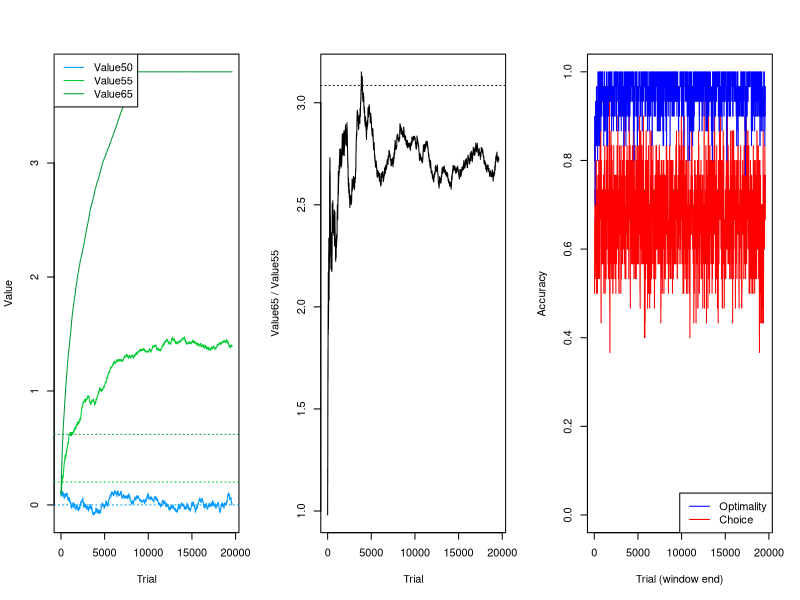
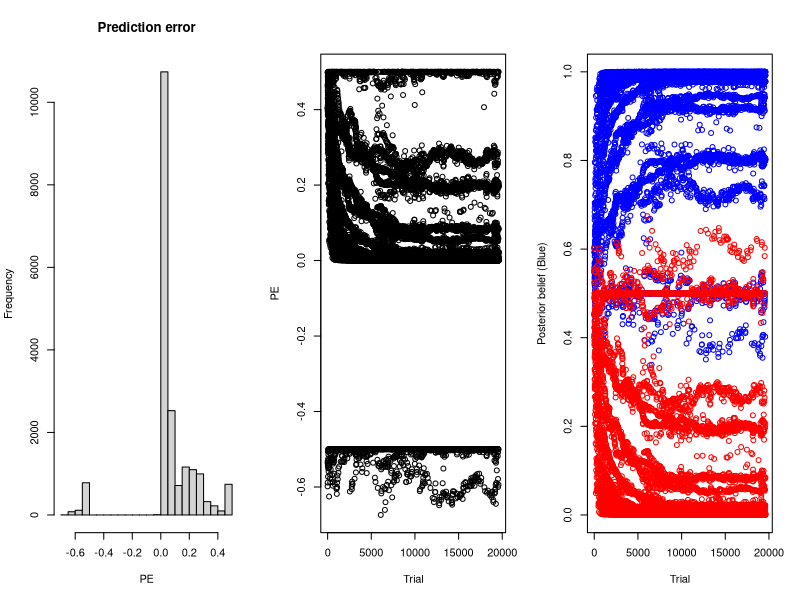
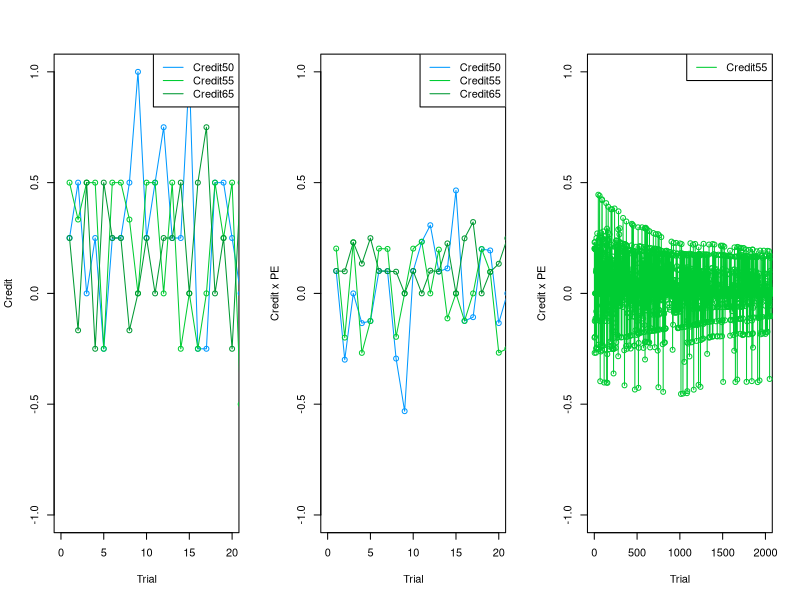

These figures' R source, in order:
## ============================================================
## Simulation to verify the learning model
## ============================================================

set.seed(1)


## ============================================================
## Settings
## ============================================================

params <- list(
  delta      = 0.02,             # learning rate
  theta      = 10,                # inverse temperature of the choice rule
  lambda     = 0,                # recency weighting of samples (0 = equal weights)
  n_trial    = 19600,            # default 9600
  n_info     = 6,                # samples per trial
  levels     = c(50, 55, 65),    # sample reliability (% of samples matching the stimulus)
  init_value = 0.1,              # starting value for every level
  
  # What the choice is compared against to give reward:
  #   "optimal"      - the ideal observer's answer
  #   "correct"      - the true stimulus
  #   "optimal_prob" - to be implemented
  feedback_target = "optimal",
  
  # What the prediction error subtracts from the reward:
  #   "posterior_belief" - posterior belief in the chosen colour
  #   "choice_prob" - final probability of choosing the chosen colour
  #   "policy" - belief averaged over the choice policy:
  #              belief_blue * choice_prob_blue + (1 - belief_blue) * (1 - choice_prob_blue)
  expectation_source = "policy",
  value_bound = 3.8
)

# Plot colours per level. Levels without an entry get an automatic colour.
level_colors <- c("50" = "#0099FF", "55" = "#00CC33", "65" = "#009933")


## ============================================================
## Trial generation
## ============================================================

# Returns the stimuli for all trials at once:
#   stimulus  - true colour per trial
#   color_mat - n_trial x n_info matrix of sample colours
#   level_mat - n_trial x n_info matrix of sample levels
#   optimal   - ideal observer's answer (ties broken at random)
generate_trials <- function(n_trial, n_info, levels) {
  
  stimulus    <- sample(c("Red", "Blue"), n_trial, replace = TRUE)
  false_color <- ifelse(stimulus == "Red", "Blue", "Red")
  
  level_mat <- matrix(sample(levels, n_trial * n_info, replace = TRUE), nrow = n_trial)
  
  # Each sample shows the true colour with probability level / 100
  matches   <- matrix(runif(n_trial * n_info), nrow = n_trial) < level_mat / 100
  color_mat <- ifelse(matches, stimulus, false_color)
  
  # Ideal observer: sum of signed log-odds (positive favours Blue)
  sign_blue  <- ifelse(color_mat == "Blue", 1, -1)
  ideal_diff <- rowSums(sign_blue * qlogis(level_mat / 100))
  
  is_tie  <- abs(ideal_diff) < 1e-10   # tolerance avoids floating-point false non-ties
  optimal <- ifelse(ideal_diff > 0, "Blue", "Red")
  optimal[is_tie] <- sample(c("Blue", "Red"), sum(is_tie), replace = TRUE)
  
  list(
    stimulus  = stimulus,
    color_mat = color_mat,
    level_mat = level_mat,
    optimal   = optimal
  )
}


## ============================================================
## Learning model
## ============================================================

simulate_learning <- function(params, trials) {
  
  ## --- Check settings ---------------------------------------
  
  if (ncol(trials$color_mat) != params$n_info) {
    stop("trials were generated with a different n_info than params$n_info")
  }
  
  if (params$feedback_target == "optimal_prob") {
    stop("feedback_target = 'optimal_prob' is to be implemented")
  }
  if (!is.numeric(params$value_bound) || length(params$value_bound) != 1 ||
      !isTRUE(params$value_bound > 0)) {
    stop("value_bound must be a single positive number (use Inf for no bound)")
  }
  
  target <- switch(params$feedback_target,
                   optimal = trials$optimal,
                   correct = trials$stimulus,
                   stop("Unknown feedback_target: ", params$feedback_target)
  )
  
  if (!params$expectation_source %in% c("posterior_belief", "choice_prob", "policy")) {
    stop("Unknown expectation_source: ", params$expectation_source)
  }
  
  ## --- Setup ------------------------------------------------
  
  n_trial     <- length(trials$stimulus)
  level_names <- as.character(params$levels)
  
  # One value per level, labelled by level
  V <- setNames(rep(params$init_value, length(level_names)), level_names)
  
  # Keep values within the bound
  clip_values <- function(x) pmin(pmax(x, -params$value_bound), params$value_bound)
  V <- clip_values(V)
  
  # Weight of each sample position (the last sample has weight 1)
  discount <- exp(params$lambda * (seq_len(params$n_info) - params$n_info))
  
  # Preallocated outputs
  value_hist  <- matrix(NA_real_, n_trial, length(level_names),
                        dimnames = list(NULL, level_names))
  credit_hist <- value_hist
  
  choice                <- character(n_trial)
  reward                <- numeric(n_trial)
  expected_reward       <- numeric(n_trial)
  pe                    <- numeric(n_trial)
  blue_evidence         <- numeric(n_trial)
  red_evidence          <- numeric(n_trial)
  posterior_belief_blue <- numeric(n_trial)
  choice_prob_blue      <- numeric(n_trial)
  
  ## --- Trial loop -------------------------------------------
  
  for (t in seq_len(n_trial)) {
    
    value_hist[t, ] <- V
    
    sample_levels <- as.character(trials$level_mat[t, ])
    sample_colors <- trials$color_mat[t, ]
    
    ## Evidence accumulation
    weighted_values  <- discount * V[sample_levels]
    blue_evidence[t] <- sum(weighted_values[sample_colors == "Blue"])
    red_evidence[t]  <- sum(weighted_values[sample_colors == "Red"])
    evidence_diff    <- blue_evidence[t] - red_evidence[t]
    
    ## Belief and choice
    # posterior_belief_blue is not affected by theta; choice_prob_blue is
    posterior_belief_blue[t] <- plogis(evidence_diff)
    choice_prob_blue[t]      <- plogis(params$theta * evidence_diff)
    
    choice[t] <- if (runif(1) < choice_prob_blue[t]) "Blue" else "Red"
    
    ## Reward
    reward[t] <- as.numeric(choice[t] == target[t])
    
    ## Prediction error
    b <- posterior_belief_blue[t]
    c_prob <- choice_prob_blue[t]
    
    expected_reward[t] <- switch(params$expectation_source,
                                 posterior_belief = if (choice[t] == "Blue") b else 1 - b,
                                 choice_prob = if (choice[t] == "Blue") c_prob else 1 - c_prob,
                                 policy = b * c_prob + (1 - b) * (1 - c_prob)
    )
    
    pe[t] <- reward[t] - expected_reward[t]
    
    ## Credit assignment
    # +1 for each sample agreeing with the choice, -1 otherwise, summed per level
    contribution <- ifelse(sample_colors == choice[t], 1, -1)
    credit <- vapply(level_names,
                     function(l) sum(contribution[sample_levels == l]),
                     numeric(1))
    
    total_credit <- sum(abs(credit))
    if (total_credit > 0) credit <- credit / total_credit
    
    credit_hist[t, ] <- credit
    
    ## Value update
    # V <- V + params$delta * credit * pe[t]
    V <- clip_values(V + params$delta * credit * pe[t])
  }
  
  ## --- Assemble output (wide format) ------------------------
  
  n_info <- params$n_info
  
  out <- data.frame(
    Trial    = seq_len(n_trial),
    Stimulus = trials$stimulus,
    setNames(as.data.frame(trials$color_mat), paste0("Color", seq_len(n_info))),
    setNames(as.data.frame(trials$level_mat), paste0("Prob",  seq_len(n_info))),
    Optimal  = trials$optimal,
    setNames(as.data.frame(value_hist), paste0("Value", level_names)),
    Choice              = choice,
    Reward              = reward,
    ExpectedReward      = expected_reward,
    PE                  = pe,
    BlueEvidence        = blue_evidence,
    RedEvidence         = red_evidence,
    PosteriorBeliefBlue = posterior_belief_blue,
    ChoiceProbBlue      = choice_prob_blue,
    setNames(as.data.frame(credit_hist), paste0("Credit", level_names)),
    OptimalAccuracy     = as.numeric(choice == trials$optimal),
    ChoiceAccuracy      = as.numeric(choice == trials$stimulus),
    stringsAsFactors    = FALSE
  )
  
  out
}


## ============================================================
## Plotting helpers
## ============================================================

get_level_colors <- function(level_names) {
  cols <- unname(level_colors[level_names])
  missing <- is.na(cols)
  if (any(missing)) cols[missing] <- hcl.colors(sum(missing), "Dark 3")
  setNames(cols, level_names)
}

# Trailing rolling mean: value at t is the mean of x[(t - window + 1):t]
roll_mean <- function(x, window) {
  as.numeric(stats::filter(x, rep(1 / window, window), sides = 1))
}

# Learned values per level, with the ideal log-odds as dotted lines
plot_values <- function(df, levels) {
  level_names <- as.character(levels)
  cols    <- get_level_colors(level_names)
  targets <- qlogis(levels / 100)
  value_cols <- paste0("Value", level_names)
  
  y_range <- range(unlist(df[value_cols]), targets, na.rm = TRUE)
  
  plot(NA, xlim = range(df$Trial), ylim = y_range, xlab = "Trial", ylab = "Value")
  for (i in seq_along(level_names)) {
    lines(df$Trial, df[[value_cols[i]]], col = cols[i])
    abline(h = targets[i], col = cols[i], lty = 3)
  }
  legend("topleft", legend = value_cols, col = cols, lty = 1)
}

# Ratio of two learned values against the ideal log-odds ratio
plot_value_ratio <- function(df, numerator, denominator) {
  ratio  <- df[[paste0("Value", numerator)]] / df[[paste0("Value", denominator)]]
  target <- qlogis(numerator / 100) / qlogis(denominator / 100)
  
  plot(df$Trial, ratio, type = "l", ylim = range(ratio, target, na.rm = TRUE),
       xlab = "Trial", ylab = paste0("Value", numerator, " / Value", denominator))
  abline(h = target, lty = 3)
}

# Rolling accuracy against the optimal answer and against the true stimulus
plot_accuracy <- function(df, window = 30) {
  plot(df$Trial, roll_mean(df$ChoiceAccuracy, window), type = "l", col = "red",
       ylim = c(0, 1), xlab = "Trial (window end)", ylab = "Accuracy")
  lines(df$Trial, roll_mean(df$OptimalAccuracy, window), col = "blue")
  legend("bottomright", legend = c("Optimality", "Choice"),
         col = c("blue", "red"), lty = 1)
}

# Posterior belief in Blue, coloured by the optimal answer
plot_belief_by_optimal <- function(df) {
  is_blue <- df$Optimal == "Blue"
  plot(df$Trial[is_blue], df$PosteriorBeliefBlue[is_blue], col = "blue",
       ylim = c(0, 1), xlab = "Trial", ylab = "Posterior belief (Blue)")
  points(df$Trial[!is_blue], df$PosteriorBeliefBlue[!is_blue], col = "red")
}

# Credit per level over trials; optionally multiplied by the PE
plot_credit <- function(df, levels, xlim, weight_by_pe = FALSE) {
  level_names <- as.character(levels)
  cols <- get_level_colors(level_names)
  weight <- if (weight_by_pe) df$PE else 1
  
  plot(NA, xlim = xlim, ylim = c(-1, 1), xlab = "Trial",
       ylab = if (weight_by_pe) "Credit x PE" else "Credit")
  for (i in seq_along(level_names)) {
    y <- df[[paste0("Credit", level_names[i])]] * weight
    lines(df$Trial, y, type = "o", col = cols[i])
  }
  legend("topright", legend = paste0("Credit", level_names), col = cols, lty = 1)
}


## ============================================================
## Run
## ============================================================

trials <- generate_trials(params$n_trial, params$n_info, params$levels)
sim_df <- simulate_learning(params, trials)

# Final values
final_values <- unlist(sim_df[nrow(sim_df), paste0("Value", params$levels)])
print(final_values)

# Learned vs ideal ratio for the two highest levels
top_two <- sort(params$levels, decreasing = TRUE)[1:2]
print(c(
  ideal   = qlogis(top_two[1] / 100) / qlogis(top_two[2] / 100),
  learned = final_values[[paste0("Value", top_two[1])]] /
    final_values[[paste0("Value", top_two[2])]]
))


## ============================================================
## Plots
## ============================================================

par(mfrow = c(1, 3))
plot_values(sim_df, params$levels)
plot_value_ratio(sim_df, top_two[1], top_two[2])
plot_accuracy(sim_df, window = 30)

par(mfrow = c(1, 3))
hist(sim_df$PE, breaks = 30, main = "Prediction error", xlab = "PE")
plot(sim_df$Trial, sim_df$PE, xlab = "Trial", ylab = "PE")
plot_belief_by_optimal(sim_df)

par(mfrow = c(1, 3))
plot_credit(sim_df, params$levels, xlim = c(0, 20))
plot_credit(sim_df, params$levels, xlim = c(0, 20), weight_by_pe = TRUE)
plot_credit(sim_df, "55", xlim = c(0, 2000), weight_by_pe = TRUE)
